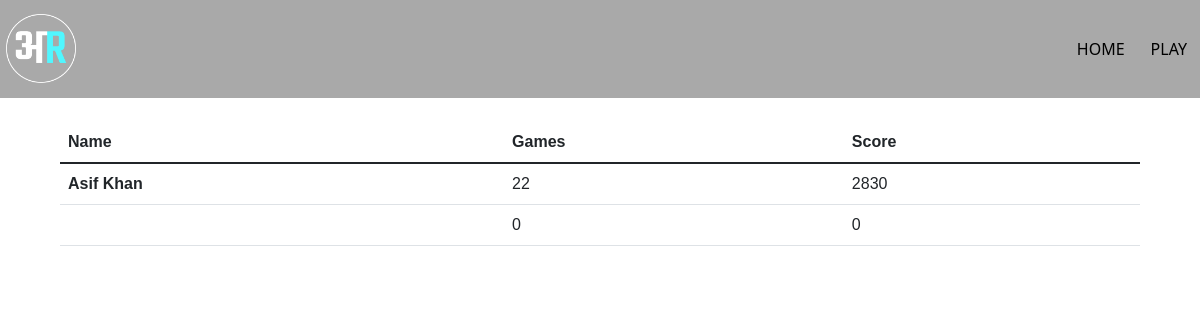
The page /leaderboard/ (signed in) on the database its author committed.
### game/models.py (models this page shows, shortened)
class Profile(models.Model):
    user=models.OneToOneField(User,on_delete=models.CASCADE)
    image = models.ImageField(default='default.jpg', upload_to='profile_pics')
    score = models.IntegerField(default=0)
    game = models.IntegerField(default=0)
    theme = models.CharField(max_length=255)
    class Meta():
        ordering = ('-score','game')

### game/views.py (the view)
# urls.py: path('leaderboard/',views.leaderboard,name='leaderboard'),
def leaderboard(request):
    p = Profile.objects.all()
    return render(request,'leaderboard.html',{'p':p})

### game/templates/leaderboard.html (shortened to what this page needs)
{% load static %}
<!DOCTYPE html>
<html lang="en">
<head>
<link href="https://cdn.jsdelivr.net/npm/bootstrap@5.1.3/dist/css/bootstrap.min.css" rel="stylesheet">
<link rel="stylesheet" href="https://stackpath.bootstrapcdn.com/font-awesome/4.7.0/css/font-awesome.min.css">
</head>
<body>
    <section id="nav-bar">
        <nav class="navbar navbar-expand-lg navbar-light">
            <a class="navbar-brand" href="https://arhn.co.in/" target="_blank"><img style="width:70px;height:70px;" src="{% static 'img/logo.png' %}" id="logo"></a>
          <div class="collapse navbar-collapse" id="navbarNav" >
            <ul class="navbar-nav ms-auto">
              <li class="nav-item">
                <button type="button" class="btn" style="color: black;">
                  {% if user.is_authenticated %}
                  <a href="{% url 'play' %}" style="color: black;">HOME</a>
                  {% else %}
                  <a href="{% url 'logout' %}" style="color: black;">HOME</a>
                  {% endif %}
                </button>
              <li class="nav-item">
                <button type="button" class="btn" style="color: black;">
                  {% if user.is_authenticated %}
                  <a href="{% url 'play' %}" style="color: black;">PLAY</a>
                  {% endif %}
                </button>
              </li>
            </ul>
          </div>
        </nav>
        <section style="margin: 2% 5% 0 5%;font-family: 'Quantico', sans-serif;">
            <table class="table table-hover">
                <thead>
                  <tr>
                    <th scope="col">Name</th>
                    <th scope="col">Games</th>
                    <th scope="col">Score</th>
                  </tr>
                </thead>
                <tbody>
                  <tr>
                    {% for i in p%}
                    <th scope="row">{{i.user.first_name}} {{i.user.last_name}}</th>
                    <td>{{i.game}}</td>
                    <td>{{i.score}}</td>
                  </tr>
                  {% endfor %}
                </tbody>
              </table>
</body>
</html>

### game/templates/leaderboard.html (style rules this page uses)
body { color: black; }
.navbar-brand { padding: 6px; }
.navbar { background-color: darkgrey; }
.navbar-nav a { text-decoration: none; }

### rows shown on the page
Profile: user.first_name "Asif", user.last_name "Khan", game "22", score "2830"
Profile: game "0", score "0"
